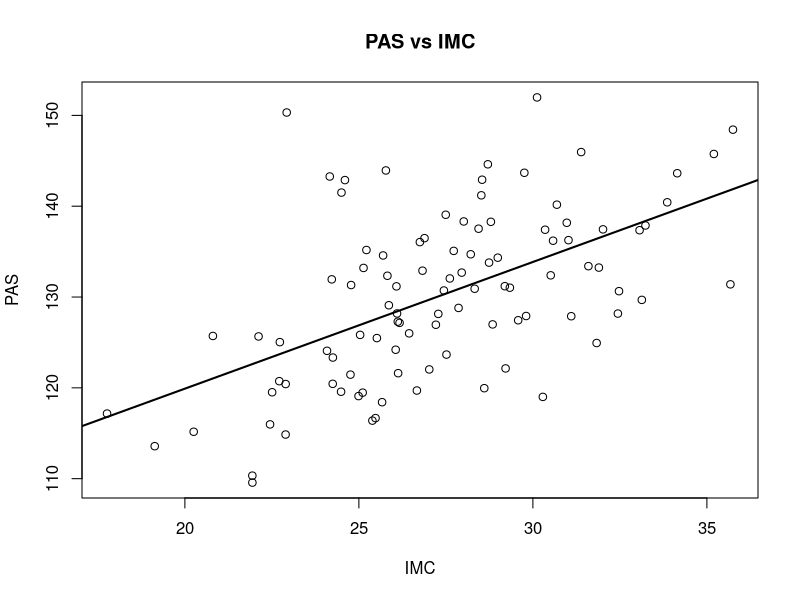
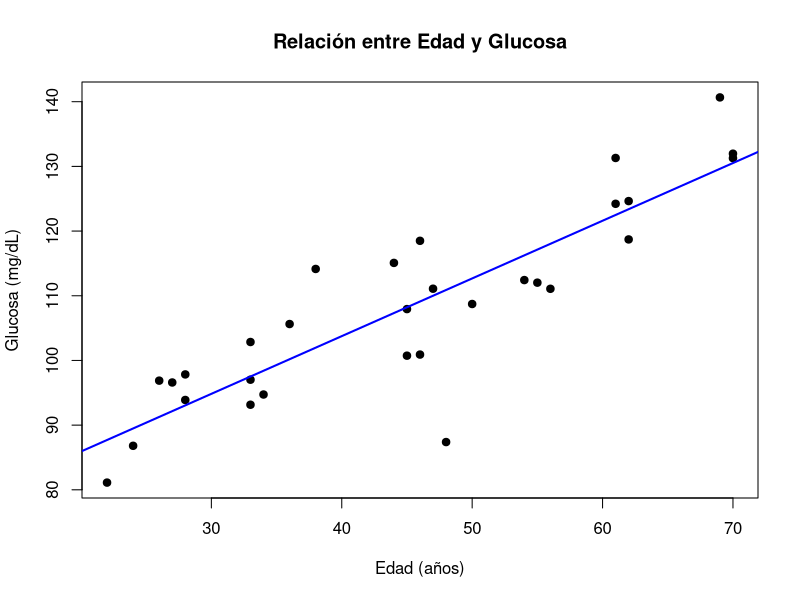
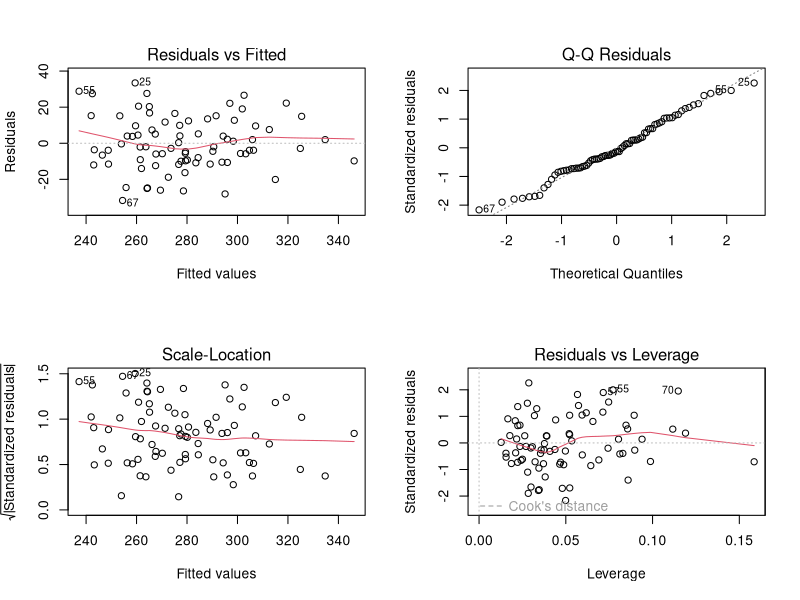

Source code (R) for these figures, in order:
## ---- chunk 1
set.seed(123)
n <- 100
IMC <- rnorm(n, 27, 4)
PAS <- 90 + 1.5*IMC + rnorm(n, 0, 8)
datos <- data.frame(IMC, PAS)
head(datos)
## ---- chunk 2
modelo_uni <- lm(PAS ~ IMC, data = datos)
summary(modelo_uni)
## ---- chunk 3
plot(datos$IMC, datos$PAS, main="PAS vs IMC", xlab="IMC", ylab="PAS")
abline(modelo_uni, lwd=2)
## ---- chunk 4
set.seed(123)
Edad <- sample(20:70, 30, replace=TRUE)
Glucosa <- 70 + 0.9*Edad + rnorm(30, 0, 8)
datos <- data.frame(Edad, Glucosa)
## ---- chunk 5
plot(Edad, Glucosa,
     main = "Relación entre Edad y Glucosa",
     xlab = "Edad (años)",
     ylab = "Glucosa (mg/dL)",
     pch = 19)

abline(lm(Glucosa ~ Edad), col="blue", lwd=2)
## ---- chunk 6
set.seed(123)

n <- 80
IMC <- rnorm(n, 27, 4)
Edad <- rnorm(n, 45, 10)
Grasas <- rnorm(n, 60, 15)

Colesterol <- 95 + 2.1*IMC + 0.85*Edad + 1.45*Grasas + rnorm(n, 0, 15)

datos <- data.frame(IMC, Edad, Grasas, Colesterol)

head(datos)
## ---- chunk 7
modelo <- lm(Colesterol ~ IMC + Edad + Grasas, data = datos)
summary(modelo)
## ---- chunk 8
summary(modelo)$coefficients
#Conclusión: El consumo de grasas es el predictor más fuerte del colesterol.
## ---- chunk 9
par(mfrow=c(2,2))
plot(modelo)
